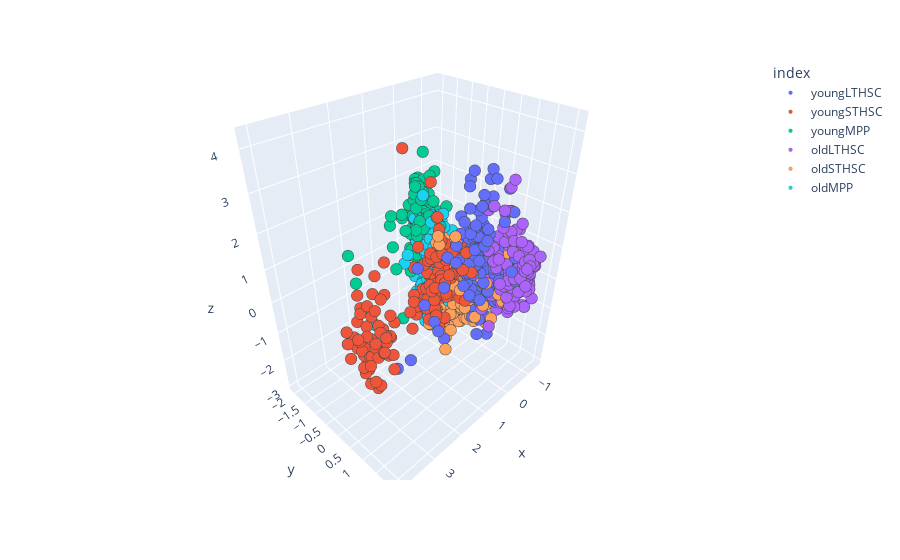

Here is the notebook cell this chart was saved with:
### Code cell
encoded = {'oldLTHSC':0, 'oldMPP':1, 'oldSTHSC':2, 'youngLTHSC':3, 'youngMPP':4, 'youngSTHSC':5}
cells = ['oldLTHSC' ,'oldMPP', 'oldSTHSC', 'youngLTHSC' ,'youngMPP' ,'youngSTHSC']
cell_types = [encoded.get(x, x) for x in dfz.index]
colormap = ['r', 'b', 'g', 'y', 'c', 'm']
cell_colors = [colormap[x] for x in cell_types]
dfpcabest = pd.DataFrame(zcompsbest, index = dfz.index)
dfpcabest
fig = px.scatter_3d(dfpcabest, zcompsbest[:,0], zcompsbest[:,1],zcompsbest[:,2], dfpcabest.index)
fig.update_traces(marker=dict(opacity =1, size=4,
                              line=dict(width= .1)))

fig.show()

### Figure 1 — Plotly figure (JSON) as saved in the notebook; plotly's stock layout.template omitted (floating-point values rounded to 4 significant figures; data arrays with more than 128 entries replaced by an {"elided": "..."} marker saying what was removed)
{"data": [{"hovertemplate": "index=youngLTHSC<br>x=%{x}<br>y=%{y}<br>z=%{z}<extra></extra>", "legendgroup": "youngLTHSC", "marker": {"color": "#636efa", "line": {"width": 0.1}, "opacity": 1, "size": 4, "symbol": "circle"}, "mode": "markers", "name": "youngLTHSC", "scene": "scene", "showlegend": true, "type": "scatter3d", "x": {"elided": "167 float values"}, "y": {"elided": "167 float values"}, "z": {"elided": "167 float values"}}, {"hovertemplate": "index=youngSTHSC<br>x=%{x}<br>y=%{y}<br>z=%{z}<extra></extra>", "legendgroup": "youngSTHSC", "marker": {"color": "#EF553B", "line": {"width": 0.1}, "opacity": 1, "size": 4, "symbol": "circle"}, "mode": "markers", "name": "youngSTHSC", "scene": "scene", "showlegend": true, "type": "scatter3d", "x": {"elided": "163 float values"}, "y": {"elided": "163 float values"}, "z": {"elided": "163 float values"}}, {"hovertemplate": "index=youngMPP<br>x=%{x}<br>y=%{y}<br>z=%{z}<extra></extra>", "legendgroup": "youngMPP", "marker": {"color": "#00cc96", "line": {"width": 0.1}, "opacity": 1, "size": 4, "symbol": "circle"}, "mode": "markers", "name": "youngMPP", "scene": "scene", "showlegend": true, "type": "scatter3d", "x": {"elided": "168 float values"}, "y": {"elided": "168 float values"}, "z": {"elided": "168 float values"}}, {"hovertemplate": "index=oldLTHSC<br>x=%{x}<br>y=%{y}<br>z=%{z}<extra></extra>", "legendgroup": "oldLTHSC", "marker": {"color": "#ab63fa", "line": {"width": 0.1}, "opacity": 1, "size": 4, "symbol": "circle"}, "mode": "markers", "name": "oldLTHSC", "scene": "scene", "showlegend": true, "type": "scatter3d", "x": {"elided": "183 float values"}, "y": {"elided": "183 float values"}, "z": {"elided": "183 float values"}}, {"hovertemplate": "index=oldSTHSC<br>x=%{x}<br>y=%{y}<br>z=%{z}<extra></extra>", "legendgroup": "oldSTHSC", "marker": {"color": "#FFA15A", "line": {"width": 0.1}, "opacity": 1, "size": 4, "symbol": "circle"}, "mode": "markers", "name": "oldSTHSC", "scene": "scene", "showlegend": true, "type": "scatter3d", "x": {"elided": "189 float values"}, "y": {"elided": "189 float values"}, "z": {"elided": "189 float values"}}, {"hovertemplate": "index=oldMPP<br>x=%{x}<br>y=%{y}<br>z=%{z}<extra></extra>", "legendgroup": "oldMPP", "marker": {"color": "#19d3f3", "line": {"width": 0.1}, "opacity": 1, "size": 4, "symbol": "circle"}, "mode": "markers", "name": "oldMPP", "scene": "scene", "showlegend": true, "type": "scatter3d", "x": {"elided": "188 float values"}, "y": {"elided": "188 float values"}, "z": {"elided": "188 float values"}}], "layout": {"legend": {"title": {"text": "index"}, "tracegroupgap": 0}, "margin": {"t": 60}, "scene": {"domain": {"x": [0, 1], "y": [0, 1]}, "xaxis": {"title": {"text": "x"}}, "yaxis": {"title": {"text": "y"}}, "zaxis": {"title": {"text": "z"}}}}}
